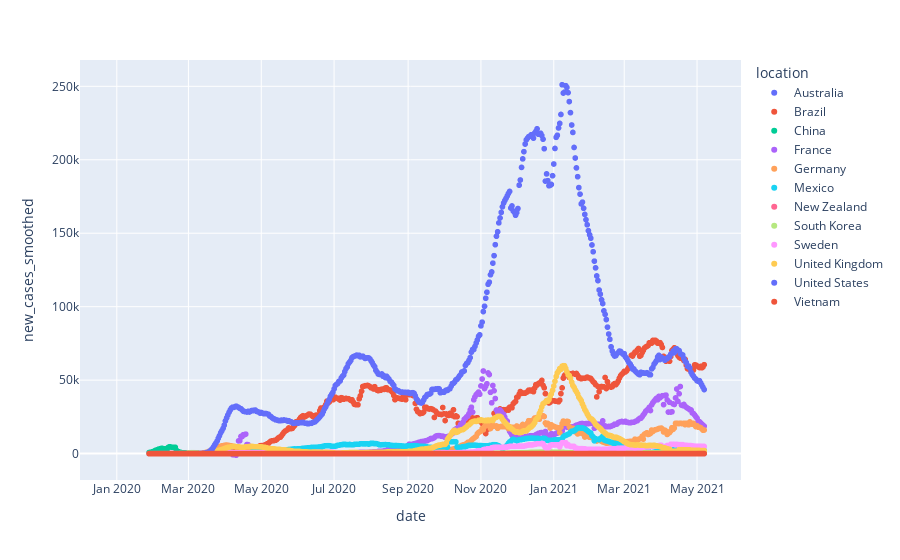

This figure's notebook cell:
### Code cell
new_cases_smooth = cases = px.scatter(df_base, x='date', y='new_cases_smoothed', color='location')
new_cases_smooth.show()

### Figure 1 — Plotly figure (JSON) as saved in the notebook; plotly's stock layout.template omitted (floating-point values rounded to 4 significant figures; data arrays with more than 128 entries replaced by an {"elided": "..."} marker saying what was removed)
{"data": [{"hovertemplate": "location=Australia<br>date=%{x}<br>new_cases_smoothed=%{y}<extra></extra>", "legendgroup": "Australia", "marker": {"color": "#636efa", "symbol": "circle"}, "mode": "markers", "name": "Australia", "showlegend": true, "type": "scattergl", "x": {"elided": "468 str values"}, "xaxis": "x", "y": {"elided": "468 float values"}, "yaxis": "y"}, {"hovertemplate": "location=Brazil<br>date=%{x}<br>new_cases_smoothed=%{y}<extra></extra>", "legendgroup": "Brazil", "marker": {"color": "#EF553B", "symbol": "circle"}, "mode": "markers", "name": "Brazil", "showlegend": true, "type": "scattergl", "x": {"elided": "437 str values"}, "xaxis": "x", "y": {"elided": "437 float values"}, "yaxis": "y"}, {"hovertemplate": "location=China<br>date=%{x}<br>new_cases_smoothed=%{y}<extra></extra>", "legendgroup": "China", "marker": {"color": "#00cc96", "symbol": "circle"}, "mode": "markers", "name": "China", "showlegend": true, "type": "scattergl", "x": {"elided": "472 str values"}, "xaxis": "x", "y": {"elided": "472 float values"}, "yaxis": "y"}, {"hovertemplate": "location=France<br>date=%{x}<br>new_cases_smoothed=%{y}<extra></extra>", "legendgroup": "France", "marker": {"color": "#ab63fa", "symbol": "circle"}, "mode": "markers", "name": "France", "showlegend": true, "type": "scattergl", "x": {"elided": "470 str values"}, "xaxis": "x", "y": {"elided": "470 float values"}, "yaxis": "y"}, {"hovertemplate": "location=Germany<br>date=%{x}<br>new_cases_smoothed=%{y}<extra></extra>", "legendgroup": "Germany", "marker": {"color": "#FFA15A", "symbol": "circle"}, "mode": "markers", "name": "Germany", "showlegend": true, "type": "scattergl", "x": {"elided": "467 str values"}, "xaxis": "x", "y": {"elided": "467 float values"}, "yaxis": "y"}, {"hovertemplate": "location=Mexico<br>date=%{x}<br>new_cases_smoothed=%{y}<extra></extra>", "legendgroup": "Mexico", "marker": {"color": "#19d3f3", "symbol": "circle"}, "mode": "markers", "name": "Mexico", "showlegend": true, "type": "scattergl", "x": {"elided": "493 str values"}, "xaxis": "x", "y": {"elided": "493 float values"}, "yaxis": "y"}, {"hovertemplate": "location=New Zealand<br>date=%{x}<br>new_cases_smoothed=%{y}<extra></extra>", "legendgroup": "New Zealand", "marker": {"color": "#FF6692", "symbol": "circle"}, "mode": "markers", "name": "New Zealand", "showlegend": true, "type": "scattergl", "x": {"elided": "435 str values"}, "xaxis": "x", "y": {"elided": "435 float values"}, "yaxis": "y"}, {"hovertemplate": "location=South Korea<br>date=%{x}<br>new_cases_smoothed=%{y}<extra></extra>", "legendgroup": "South Korea", "marker": {"color": "#B6E880", "symbol": "circle"}, "mode": "markers", "name": "South Korea", "showlegend": true, "type": "scattergl", "x": {"elided": "473 str values"}, "xaxis": "x", "y": {"elided": "473 float values"}, "yaxis": "y"}, {"hovertemplate": "location=Sweden<br>date=%{x}<br>new_cases_smoothed=%{y}<extra></extra>", "legendgroup": "Sweden", "marker": {"color": "#FF97FF", "symbol": "circle"}, "mode": "markers", "name": "Sweden", "showlegend": true, "type": "scattergl", "x": {"elided": "462 str values"}, "xaxis": "x", "y": {"elided": "462 float values"}, "yaxis": "y"}, {"hovertemplate": "location=United Kingdom<br>date=%{x}<br>new_cases_smoothed=%{y}<extra></extra>", "legendgroup": "United Kingdom", "marker": {"color": "#FECB52", "symbol": "circle"}, "mode": "markers", "name": "United Kingdom", "showlegend": true, "type": "scattergl", "x": {"elided": "463 str values"}, "xaxis": "x", "y": {"elided": "463 float values"}, "yaxis": "y"}, {"hovertemplate": "location=United States<br>date=%{x}<br>new_cases_smoothed=%{y}<extra></extra>", "legendgroup": "United States", "marker": {"color": "#636efa", "symbol": "circle"}, "mode": "markers", "name": "United States", "showlegend": true, "type": "scattergl", "x": {"elided": "472 str values"}, "xaxis": "x", "y": {"elided": "472 float values"}, "yaxis": "y"}, {"hovertemplate": "location=Vietnam<br>date=%{x}<br>new_cases_smoothed=%{y}<extra></extra>", "legendgroup": "Vietnam", "marker": {"color": "#EF553B", "symbol": "circle"}, "mode": "markers", "name": "Vietnam", "showlegend": true, "type": "scattergl", "x": {"elided": "471 str values"}, "xaxis": "x", "y": {"elided": "471 float values"}, "yaxis": "y"}], "layout": {"legend": {"title": {"text": "location"}, "tracegroupgap": 0}, "margin": {"t": 60}, "xaxis": {"anchor": "y", "domain": [0.0, 1.0], "title": {"text": "date"}}, "yaxis": {"anchor": "x", "domain": [0.0, 1.0], "title": {"text": "new_cases_smoothed"}}}}
